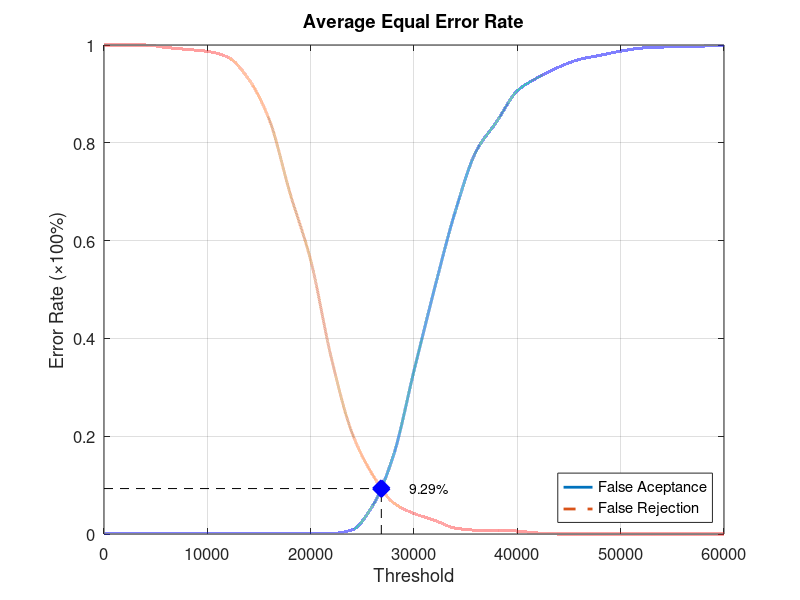
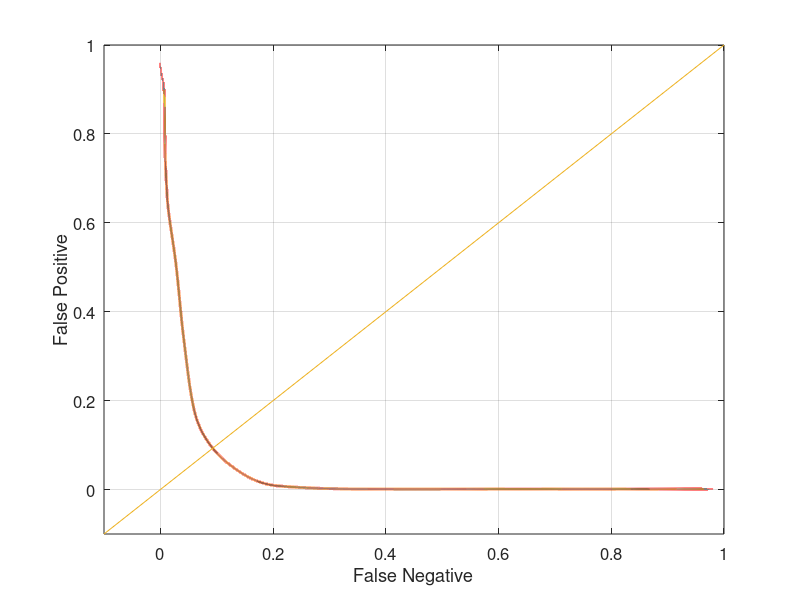

The MATLAB source for these figures, in order:
function yEER = Database2Average
close all;
clear;
clc;
x = 0:2000:60000;
xq = 0:0.5:60000;

y0 = [0 0.00105263 0.00105263 0.00105263 0.00105263 0.00105263 0.00105263 0.00105263 0.00105263 0.00105263 0.00105263 0.00105263 0.00842105 0.0578947 0.16 0.333684 0.503158 0.66 0.782105 0.843158 0.906316 0.933684 0.954737 0.970526 0.978947 0.987368 0.993684 0.995789 0.996842 0.997895 1];
yy0 = interp1(x, y0, xq, 'pchip');
y1 = [1 1 1 0.995 0.991 0.987 0.975 0.93 0.847 0.697 0.56 0.36 0.207 0.121 0.064 0.042 0.028 0.012 0.008 0.008 0.006 0.002 0 0 0 0 0 0 0 0 0];
yy1 = interp1(x, y1, xq, 'pchip');

% Calculating EER: 
y2 = abs(y0 - y1);
find(y2 == min(y2))
yy2 = abs(yy0 - yy1);
xEER = find(yy2 == min(yy2));
xEERIndex = xq(xEER) % X-axis EER
yEER = yy0(xEER) % Y-axis EER

main = figure
plot(xq, yy0,'-','LineWidth', 2);	hold on
plot(xq, yy1,'--','LineWidth', 2);	hold on
plot([xEERIndex xEERIndex], [0 yEER], 'k--');	hold on
plot([0 xEERIndex], [yEER yEER], 'k--');	hold on
plot(xEERIndex, yEER, 'bx', 'LineWidth', 10);	hold on
text(xEERIndex + 10 * xEERIndex / 100, yEER, [num2str(round((10000 * yEER)) / 100) '%'])
legend('False Aceptance', 'False Rejection', 'Location', 'SouthEast')
xlabel('Threshold')
ylabel('Error Rate (\times100%)')
title('Average Equal Error Rate')
set(gca, 'FontSize', 12)
axis([0 60000 0 1])
grid on

print(main, 'Database2AverageMain', '-dpng');
FNRxFPR = figure('Color', [1 1 1]);
plot(yy1, yy0, '-', yy1, yy0, 'LineWidth', 2);
hold on
y = -0.1:0.1:1
plot(y, y); 
set(gca, 'FontSize', 12)
xlabel('False Negative')
ylabel('False Positive')
axis([-0.1 1 -0.1 1])
set(gca, 'FontSize', 12)
grid on

print(FNRxFPR, 'Database2AverageFNRxFPR','-dpng');
end
